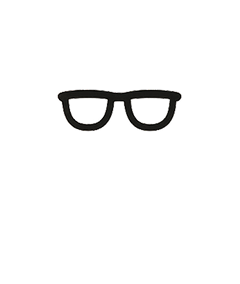
#> input picture Prácticas/Bayes/Imagenes y Datos/Accesorio2.png, 240 x 284 px; its folder holds 4 pictures in this run
$ jupyter execute --allow-errors Generacion_Naive_Bayes.ipynb
#> lines starting #> are read from the running program, lines starting #| are printed output that depends on the picture
[cell 1]
import pandas as pd
import numpy as np
from sklearn.naive_bayes import CategoricalNB
from sklearn.preprocessing import LabelEncoder

import cv2
import numpy as np

[cell 2]
##FUNCIONES DE SU APOYO

# [68 lines left out: functions superponer_imagenes_con_fondo_blanco, colorear, crear_wrodler, not called in this run]

#> (a cell that did not finish here is left out)

[cell 4]
from PIL import Image
import numpy as np
from os import listdir
import glob
from os.path import isfile, join

images=[]


for filename in glob.glob('Imagenes y Datos/*.png'):
    images.append(Image.open(filename).convert('RGB'))
#Base del wrodler
base = images[2]
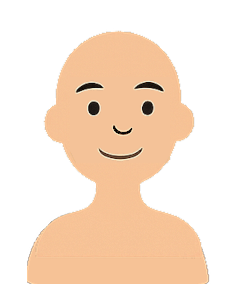
#> base: PIL image 240x284 RGB; mean R, G, B 248.6, 227, 208.6
#Diccionario de accesorios
accesories = {'ninguno':Image.new('RGB', (240, 284), color='white'), 'gafas':images[0], 'gafas oscuras': images[1]}
#Diccionario de pelos
#> (the rest of this cell did not finish here and is left out)
